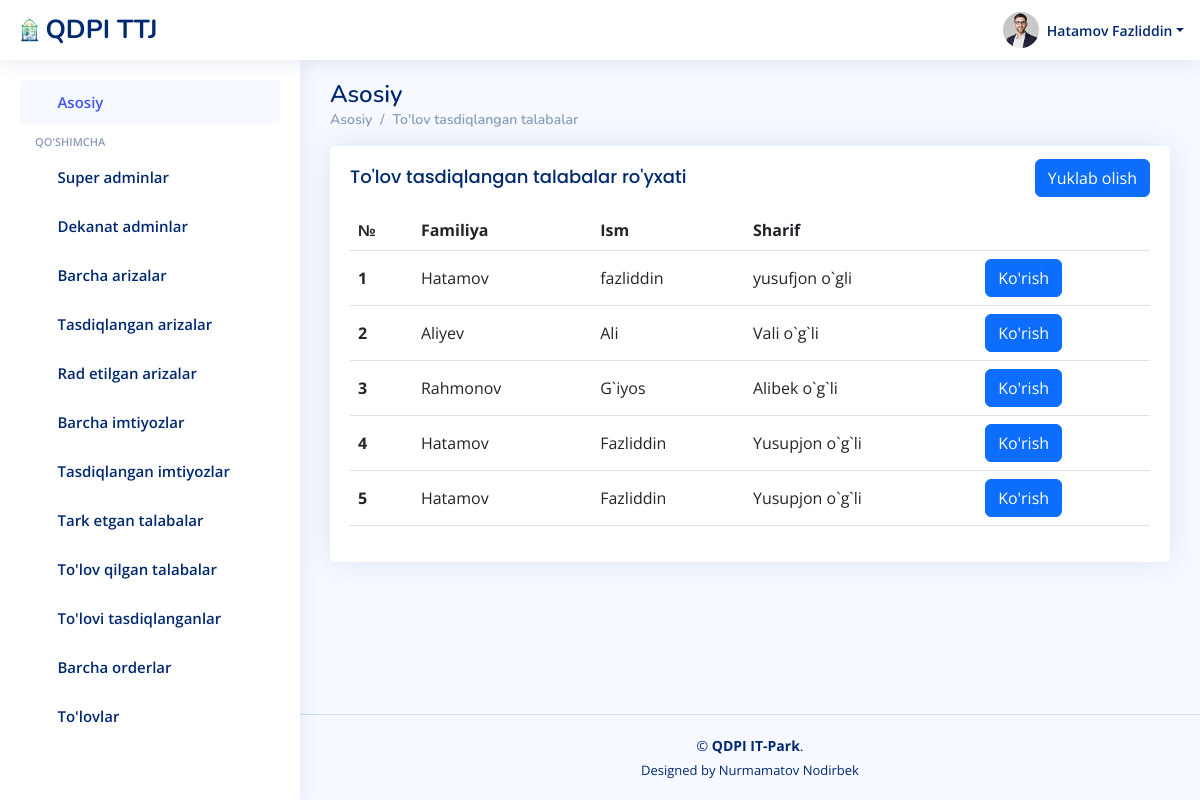
Screenshot of /ariza/tasdiqlangan_tolov/ (signed in) with the database file from the repository.
### users/models.py (models this page shows)
class User(AbstractUser):
    id = models.UUIDField(primary_key=True, default=uuid.uuid4, unique=True, editable=False)
    sharif = models.CharField(max_length=100)
    lavozim = models.CharField(max_length=100)
    fakultet = models.CharField(max_length=100, blank=True)
    parol = models.CharField(max_length=100)

### ariza/models.py (models this page shows)
class Tolov(models.Model):
    talaba_id = models.CharField(max_length=100)
    first_name = models.CharField(max_length=100)
    last_name = models.CharField(max_length=100)
    sharif = models.CharField(max_length=100)
    narhi = models.CharField(max_length=100)
    kivtansiya = models.FileField(upload_to='kivtansiya/')
    tasdiqlash = models.CharField(max_length=100, blank=True)
    sana = models.DateTimeField(auto_now_add=True)

### ariza/views.py (the view)
# urls.py: path('tasdiqlangan_tolov/', tasdiqlangan_tolov, name='tasdiqlangan_tolov'),
@csrf_exempt
def tasdiqlangan_tolov(request):
    talabalar = User.objects.filter(lavozim='talaba')
    tolovlar = Tolov.objects.filter(tasdiqlash='tasdiqlandi')
    arizalar = Ariza.objects.all()
    contex = {
        'tolovlar': tolovlar,
        'talabalar':talabalar,
        'arizalar':arizalar,
    }
    return render(request, 'superadmin/tasdiqlangan_tolov.html', contex)

### templates/superadmin/tasdiqlangan_tolov.html (shortened to what this page needs)
{% load static %}
<!DOCTYPE html>
<html lang="en">
<head>
  <link href="{% static '/assets/vendor/bootstrap/css/bootstrap.min.css' %}" rel="stylesheet">
  <link href="{% static '/assets/vendor/bootstrap-icons/bootstrap-icons.css' %}" rel="stylesheet">
  <link href="{% static '/assets/vendor/simple-datatables/style.css' %}" rel="stylesheet">
  <link href="{% static '/assets/css/style.css' %}" rel="stylesheet">
</head>
<body>
  <header id="header" class="header fixed-top d-flex align-items-center">
    <div class="d-flex align-items-center justify-content-between">
      <a href="{% url 'home' %}" class="logo d-flex align-items-center">
        <img src="{% static '/assets/img/logo.png' %}" alt="">
        <span class="d-none d-lg-block">QDPI TTJ</span>
      </a>
      <i class="bi bi-list toggle-sidebar-btn"></i>
    </div>
    <nav class="header-nav ms-auto">
      <ul class="d-flex align-items-center">
        <li class="nav-item dropdown pe-3">
          <a class="nav-link nav-profile d-flex align-items-center pe-0" href="{% url 'home' %}" data-bs-toggle="dropdown">
            <img src="{% static '/assets/img/profile-img.jpg' %}" alt="Profile" class="rounded-circle">
            <span class="d-none d-md-block dropdown-toggle ps-2">{{user.last_name}} {{user.first_name}}</span>
          </a>
        </li>
      </ul>
    </nav>
  </header>
  <aside id="sidebar" class="sidebar">
    <ul class="sidebar-nav" id="sidebar-nav">
      <li class="nav-item">
        <a class="nav-link " href="{% url 'home' %}">
          <i class="bi bi-grid"></i>
          <span>Asosiy</span>
        </a>
      </li>
      <li class="nav-heading">Qo'shimcha</li>
      <li class="nav-item">
        <a class="nav-link collapsed" href="{% url 'superadminlar' %}">
          <i class="bi bi-person-fill"></i>
          <span>Super adminlar</span>
        </a>
      </li>
      <li class="nav-item">
        <a class="nav-link collapsed" href="{% url 'dekanatadminlar' %}">
          <i class="bi bi-person"></i>
          <span>Dekanat adminlar</span>
        </a>
      </li>
      <li class="nav-item">
        <a class="nav-link collapsed" href="{% url 'barcha_arizalar' %}">
          <i class="bi bi-envelope"></i>
          <span>Barcha arizalar</span>
        </a>
      </li>
      <li class="nav-item">
        <a class="nav-link collapsed" href="{% url 'tasdiqlangan' %}">
          <i class="bi bi-person-check-fill"></i>
          <span>Tasdiqlangan arizalar</span>
        </a>
      </li>
      <li class="nav-item">
        <a class="nav-link collapsed" href="{% url 'radetilgan' %}">
          <i class="bi bi-person-x-fill"></i>
          <span>Rad etilgan arizalar</span>
        </a>
      </li>
      <li class="nav-item">
        <a class="nav-link collapsed" href="{% url 'imtiyozli_arizalar' %}">
          <i class="bi bi-file-medical"></i>
          <span>Barcha imtiyozlar</span>
        </a>
      </li>
      <li class="nav-item">
        <a class="nav-link collapsed" href="{% url 'tasdiqlangan_imtiyozli_arizalar' %}">
          <i class="bi bi-journal-check"></i>
          <span>Tasdiqlangan imtiyozlar</span>
        </a>
      </li>
      <li class="nav-item">
        <a class="nav-link collapsed" href="{% url 'tark_etgan_talaba' %}">
          <i class="bi bi-house-x-fill"></i>
          <span>Tark etgan talabalar</span>
        </a>
      </li>
      <li class="nav-item">
        <a class="nav-link collapsed" href="{% url 'barcha_tolovlar' %}">
          <i class="bi bi-cash-coin"></i>
          <span>To'lov qilgan talabalar</span>
        </a>
      </li>
      <li class="nav-item">
        <a class="nav-link collapsed" href="{% url 'tasdiqlangan_tolov' %}">
          <i class="bi bi-check2-all"></i>
          <span>To'lovi tasdiqlanganlar</span>
        </a>
      </li>
      <li class="nav-item">
        <a class="nav-link collapsed" href="{% url 'barcha_orderlar' %}">
          <i class="bi bi-bookmark-star"></i>
          <span>Barcha orderlar</span>
        </a>
      </li>
      <li class="nav-item">
        <a class="nav-link collapsed" href="{% url 'hisob_varoq' %}">
          <i class="bi bi-wallet2"></i>
          <span>To'lovlar</span>
        </a>
      </li>
    </ul>
  </aside>
    <main id="main" class="main">
        <div class="pagetitle">
            <h1>Asosiy</h1>
            <nav>
                <ol class="breadcrumb">
                    <li class="breadcrumb-item"><a href="{% url 'home' %}">Asosiy</a></li>
                    <li class="breadcrumb-item active"><a href="{% url 'home' %}">To'lov tasdiqlangan talabalar</a></li>
                </ol>
            </nav>
        </div>
        <section class="section dashboard">
            <div class="row">
                <div class="col-lg-12">
                    <div class="card">
                        <div class="card-body">
                            <div class="d-flex align-items-center justify-content-between">
                                <h5 class="card-title">To'lov tasdiqlangan talabalar ro'yxati</h5>
                                <a class="btn btn-primary" href="{% url 'tolov_csv' %}">Yuklab olish</a>
                            </div>
                            <table class="table datatable">
                                <thead>
                                    <tr>
                                        <th scope="col">№</th>
                                        <th scope="col">Familiya</th>
                                        <th scope="col">Ism</th>
                                        <th scope="col">Sharif</th>
                                        <th></th>
                                    </tr>
                                </thead>
                                    <tbody>
                                      {% for t in tolovlar %}
                                        <tr>
                                          <th scope="row">{{t.id}}</th>
                                          <td>{{t.last_name}}</td>
                                          <td>{{t.first_name}}</td>
                                          <td>{{t.sharif}}</td>
                                          <td><a class="btn btn-primary" href="{% url 'radetilgan_tolov_malumotlar' t.id %}">Ko'rish</a></td>
                                        </tr>
                                        {% endfor %}
                                    </tbody>
                            </table>
                        </div>
                    </div>
                </div>
            </div>
        </section>
    </main>
    <footer id="footer" class="footer">
        <div class="copyright">
            &copy; <strong><span>QDPI IT-Park</span></strong>.
        </div>
        <div class="credits">
            Designed by Nurmamatov Nodirbek
        </div>
    </footer>
</body>
</html>

### static/assets/css/style.css (style rules this page uses)
:root { scroll-behavior: smooth; }
html, body { display: flex; flex-direction: column; height: 100%; }
body { font-family: "Open Sans", sans-serif; background: #f6f9ff; color: #444444; }
.main { flex-grow: 1; }
a { color: #4154f1; text-decoration: none; }
h1, h2, h3, h4, h5, h6 { font-family: "Nunito", sans-serif; }
#main { margin-top: 60px; padding: 20px 30px; transition: all 0.3s; }
.pagetitle { margin-bottom: 10px; }
.pagetitle h1 { font-size: 24px; margin-bottom: 0; font-weight: 600; color: #012970; }
.card { margin-bottom: 30px; border: none; border-radius: 5px; box-shadow: 0px 0 30px rgba(1, 41, 112, 0.1); }
.card-title { padding: 20px 0 15px 0; font-size: 18px; font-weight: 500; color: #012970; font-family: "Poppins", sans-serif; }
.card-body { padding: 0 20px 20px 20px; }
.breadcrumb { font-size: 14px; font-family: "Nunito", sans-serif; color: #899bbd; font-weight: 600; }
.breadcrumb a { color: #899bbd; transition: 0.3s; }
.breadcrumb .breadcrumb-item::before { color: #899bbd; }
.breadcrumb .active { color: #51678f; font-weight: 600; }
.logo { line-height: 1; }
@media (min-width: 1200px) { .logo { width: 280px; } }
.logo img { max-height: 26px; margin-right: 6px; }
.logo span { font-size: 26px; font-weight: 700; color: #012970; font-family: "Nunito", sans-serif; }
.header { transition: all 0.5s; z-index: 997; height: 60px; box-shadow: 0px 2px 20px rgba(1, 41, 112, 0.1); background-color: #fff; padding-left: 20px; }
.header .toggle-sidebar-btn { font-size: 32px; padding-left: 10px; cursor: pointer; color: #012970; }
.header-nav ul { list-style: none; }
.header-nav>ul { margin: 0; padding: 0; }
.header-nav .nav-profile { color: #012970; }
.header-nav .nav-profile img { max-height: 36px; }
.header-nav .nav-profile span { font-size: 14px; font-weight: 600; }
.sidebar { position: fixed; top: 60px; left: 0; bottom: 0; width: 300px; z-index: 996; transition: all 0.3s; padding: 20px; overflow-y: auto; scrollbar-width: thin; scrollbar-color: #aab7cf transparent; box-shadow: 0px 0px 20px rgba(1, 41, 112, 0.1); background-color: #fff; }
@media (min-width: 1200px) { #main, #footer { margin-left: 300px; } }
.sidebar-nav { padding: 0; margin: 0; list-style: none; }
.sidebar-nav li { padding: 0; margin: 0; list-style: none; }
.sidebar-nav .nav-item { margin-bottom: 5px; }
.sidebar-nav .nav-heading { font-size: 11px; text-transform: uppercase; color: #899bbd; font-weight: 600; margin: 10px 0 5px 15px; }
.sidebar-nav .nav-link { display: flex; align-items: center; font-size: 15px; font-weight: 600; color: #4154f1; transition: 0.3; background: #f6f9ff; padding: 10px 15px; border-radius: 4px; }
.sidebar-nav .nav-link i { font-size: 16px; margin-right: 10px; color: #4154f1; }
.sidebar-nav .nav-link.collapsed { color: #012970; background: #fff; }
.sidebar-nav .nav-link.collapsed i { color: #899bbd; }
.footer { padding: 20px 0; font-size: 14px; transition: all 0.3s; border-top: 1px solid #cddfff; }
.footer .copyright { text-align: center; color: #012970; }
.footer .credits { padding-top: 5px; text-align: center; font-size: 13px; color: #012970; }
th, td { vertical-align: middle !important; }

### rows the page displays
User: last_name "Hatamov", first_name "Fazliddin"
Tolov: id "1", last_name "Hatamov", first_name "fazliddin", sharif "yusufjon o`gli"
Tolov: id "2", last_name "Aliyev", first_name "Ali", sharif "Vali o`g`li"
Tolov: id "3", last_name "Rahmonov", first_name "G`iyos", sharif "Alibek o`g`li"
Tolov: id "4", last_name "Hatamov", first_name "Fazliddin", sharif "Yusupjon o`g`li"
Tolov: id "5", last_name "Hatamov", first_name "Fazliddin", sharif "Yusupjon o`g`li"
